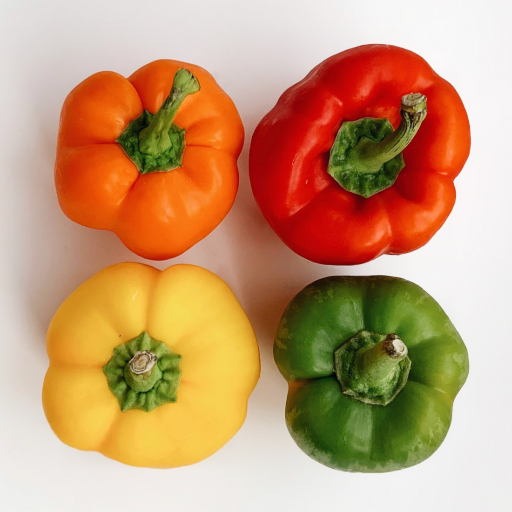
#> input picture src/figs/peppers.png, 512 x 512 px
$ jupyter execute python.ipynb
#> lines starting #> are read from the running program, lines starting #| are printed output that depends on the picture
(P:python)=
# Using Python

Python is a modern high-level language with many functions dedicated to image processing.
On this page, you will find how to:
* install Python and Jupyter on a computer, if needed,
* write and execute notebooks,
* start programming and import specific functions.

## Installation

Python, Jupyter Lab and VSCodium are already installed on the classroom computers.
This section provides instructions for installing them on your own computer.

Anaconda is a Python distribution specialized in data science and machine learning.
For individual use, it is free and sufficient to perform the image processing exercises.
[Download](https://www.anaconda.com/products/individual) and install Anaconda if Python is not already present on your computer.
Be careful to choose version 3 (or higher) of Python!

Anaconda contains a computational environment for creating Python programs,
namely [Jupyter Lab](https://jupyterlab.readthedocs.io/en/latest/index.html).
It is an open-source software for interactive computing and provides a modern interface to write notebooks.
Alternatives like Jupyter Notebook of VSCode might also be used.

@F:python:jupyterlab shows the interface of Jupyter Lab.
The interface is quite intuitive, but you can read [this page](https://jupyterlab.readthedocs.io/en/latest/user/interface.html) to learn more.

:::{figure} https://jupyterlab.readthedocs.io/en/stable/_images/jupyterlab.png
:name: F:python:jupyterlab
Jupyter Lab.
:::

Jupyter Lab should be included in the Anaconda installation.
But if not, you will find instructions for installing Jupyter Lab [here](https://jupyter.org/install.html).

Start JupyterLab by typing in a console:

:::
jupyter lab
:::

or

:::
jupyter-lab
:::

(P:python:notebook)=
## Writing a notebook

A [notebook](https://jupyterlab.readthedocs.io/en/latest/user/notebook.html) is a file that contains code, but also the results produced by the code (such as numerical values or images) and comments.
A notebook is divided into *cells* which are either "code" cells or "markdown" cells.
By pressing {keyboard}`Ctrl` + {keyboard}`Return` on a cell, the code of this cell (only this cell!) is executed.

:::{warning}
It is sometimes useful (or mandatory) to execute all the notebook's cells:
* to execute entirely your program after several modifications;
* if the notebook has been renamed or moved into another folder.

To reset the memory of the notebook and execute all the cells,
click on `Restart kernel and run all cells` in Jupyter Lab
or `Restart` and `Run All` in VSCodium.
:::

### Code cells

By default, cells are expected to contain code.
They are divided between an input (with Python instructions) and an output (the result).

For example the following input:

:::python
a = 21
b = 42
c = a + b
print("The value is " + str(c))
:::

results in this output:

:::
The value is 63
:::

### Markdown cells

You can change a code cell to a markdown cell by choosing _Markdown_ from the drop-down list in the toolbar.
[Markdown](https://en.wikipedia.org/wiki/Markdown) is a very simple language to format text (e.g. writing titles, lists or equations).
This will be useful not only for adding notes and comments in your code, but also to write the project report at the end of the course.

For example:

:::
The *convolution* between **two** images $f$ and $g$ is defined as

$$
(f*g)(m,n) = \sum_u \sum_v f(u,v) g(u-m,v-n)
$$
:::

results in

::::{grid} 1
:gutter: 3

:::{card}
The *convolution* between **two** images $f$ and $g$ is defined as

$$
  (f*g)(m,n) = \sum_u \sum_v f(u,v) g(u-m,v-n)
$$
:::
::::

Please read [this help](https://en.wikipedia.org/wiki/Markdown#Example) to learn the markdown syntax.

(P:python:writing-code)=
## Writing code

The core of Python does not have functions for scientific computing, so you have to import modules.
Generally, we will use the three following modules:
* [numpy](https://numpy.org/) (version 1.2 or higher), which provides functions for general scientific computing,
* [scikit-image](https://scikit-image.org/) (version 0.17 or higher), which is a collection of algorithms for image processing,
* [matplotlib](https://matplotlib.org/) (version 3.4 or higher) to display images.

Normally, these packages are installed with Anaconda.
If this is not the case, read the documentation given above to get help.

Python modules are imported in your code by using the instruction `import`.

As an example, the following code opens an image, convert it to grayscale and display the two versions:

[cell 1]
# This is a comment inside the Python code, so it is not executed
# Comments are lines beginning with a #

# Import the sub-module 'io' in the module 'skimage' (a short term for scikit-image),
# and rename it as 'io' (because skimage.io is a bit long and there is no harm in being lazy 😴)
import skimage.io as io

# Import the sub-module 'color' in the module 'skimage', and rename it as 'clr'
import skimage.color as clr

# Import the sub-module 'pyplot' in the module 'matplotlib', and rename it as 'plt'
import matplotlib.pyplot as plt

# The function 'imread' in 'skimage.io' load an image from a filename
f = io.imread("src/figs/peppers.png")
#> f is the input picture: shape (512, 512, 3); mean R, G, B 197.7, 155.1, 116.5

# Convert the color image f in grayscale image g
g = clr.rgb2gray(f)
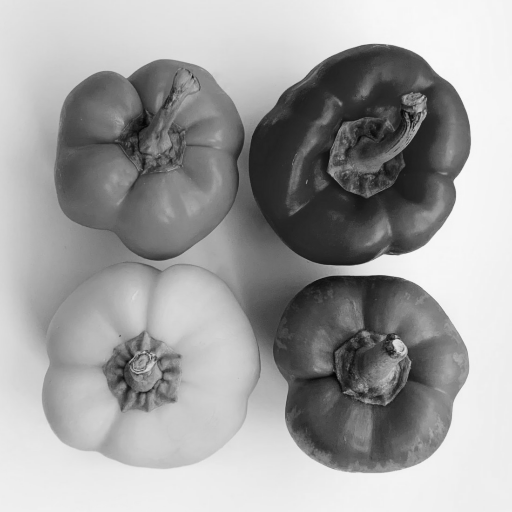
#> g: shape (512, 512) float64; min 0.0182, max 0.976, mean 0.633

# Display the color image f with the function 'imshow' in 'matplotlib.pyplot'
plt.imshow(f)

# Show the image f
plt.show()

# Display the grayscale image g
plt.imshow(g, cmap="gray")

# Show the image g
plt.show()
